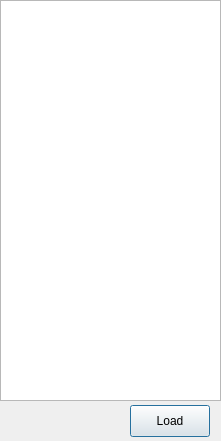
<?xml version="1.0" encoding="UTF-8"?>
<ui version="4.0">
 <class>historyList</class>
 <widget class="QWidget" name="historyList">
  <property name="geometry">
   <rect>
    <x>0</x>
    <y>0</y>
    <width>221</width>
    <height>441</height>
   </rect>
  </property>
  <property name="windowTitle">
   <string>History</string>
  </property>
  <widget class="QListWidget" name="listWidget">
   <property name="geometry">
    <rect>
     <x>0</x>
     <y>0</y>
     <width>221</width>
     <height>401</height>
    </rect>
   </property>
   <property name="midLineWidth">
    <number>0</number>
   </property>
   <property name="alternatingRowColors">
    <bool>true</bool>
   </property>
   <property name="wordWrap">
    <bool>true</bool>
   </property>
   <property name="currentRow">
    <number>-1</number>
   </property>
  </widget>
  <widget class="QPushButton" name="pushButton_2">
   <property name="geometry">
    <rect>
     <x>130</x>
     <y>405</y>
     <width>80</width>
     <height>32</height>
    </rect>
   </property>
   <property name="text">
    <string>Load</string>
   </property>
   <property name="default">
    <bool>true</bool>
   </property>
  </widget>
 </widget>
 <resources/>
 <connections/>
</ui>
